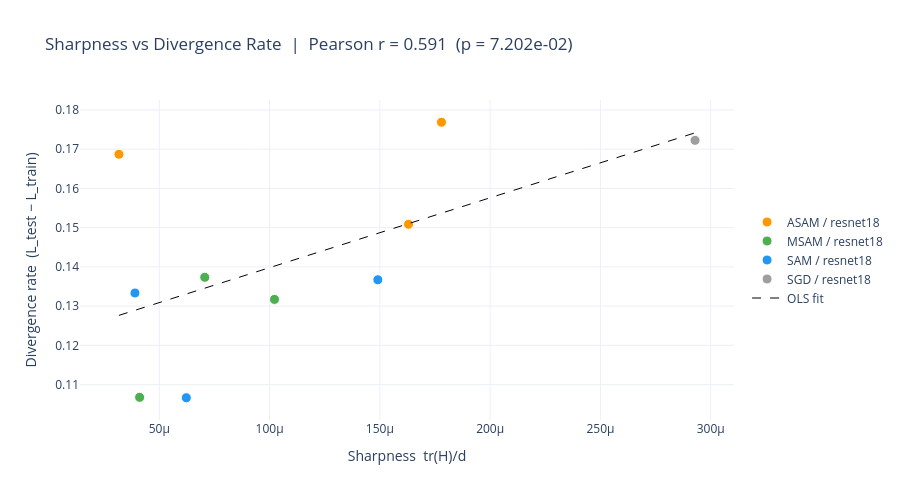

The cell this chart's notebook holds for it:
### Markdown cell above
### Pearson correlation — Sharpness vs Divergence Rate

We test whether the Hutchinson sharpness estimate $\text{tr}(H)/d$ is correlated with the divergence rate $\delta = \mathcal{L}_{test} - \mathcal{L}_{train}$ across all optimizer/ρ configurations.
Each point represents one (optimizer, ρ, α) config averaged over seeds.

### Code cell
from scipy import stats

SHARPNESS_PATHS = {
    "resnet18": RESULTS_DIR / "resnet18/experiments/flatness/resnet18/sharpness_all.json",
    "vit_b_32": RESULTS_DIR / "vit_b_32/experiments/flatness/vit_b_32/sharpness_all.json",
}


def build_sharpness_divergence_df(model: str) -> pd.DataFrame:
    sharpness    = json.loads(SHARPNESS_PATHS[model].read_text())
    reparam_data = json.loads(METRICS_PATHS[model]["reparam"].read_text())

    div_lookup = {
        (e["optimizer"], e["rho"], e["alpha"]): float(np.mean([s["test_loss"] - s["train_loss"] for s in e["per_seed"]]))
        for e in reparam_data
    }

    rows = []
    for key, sharp_val in sharpness.items():
        if "_alpha" not in key:
            continue
        opt, rest   = key.split("_rho", 1)
        rho_str, alpha_str = rest.split("_alpha", 1)
        div_val = div_lookup.get((opt, float(rho_str), float(alpha_str)))
        # if div_val is None:
        #     continue
        rows.append(dict(model=model, optimizer=opt, rho=float(rho_str), alpha=float(alpha_str),
                         sharpness=sharp_val, divergence_rate=div_val))
    return pd.DataFrame(rows)


def plot_pearson_sharpness_vs_divergence(models: list) -> None:
    dfs = []
    for m in models:
        try:
            dfs.append(build_sharpness_divergence_df(m))
        except FileNotFoundError as e:
            print(f"Skipping {m}: {e}")
    if not dfs:
        print("No data found.")
        return

    df = pd.concat(dfs, ignore_index=True)
    r, p = stats.pearsonr(df["sharpness"], df["divergence_rate"])

    OPT_COLOR    = {"sgd": "#9E9E9E", "sam": "#2196F3", "asam": "#FF9800", "msam": "#4CAF50"}
    MODEL_SYMBOL = {"resnet18": "circle", "vit_b_32": "diamond"}

    fig = go.Figure()
    for (opt, mdl), grp in df.groupby(["optimizer", "model"]):
        fig.add_trace(go.Scatter(
            x=grp["sharpness"], y=grp["divergence_rate"], mode="markers",
            name=f"{opt.upper()} / {mdl}",
            marker=dict(color=OPT_COLOR.get(opt, "gray"), symbol=MODEL_SYMBOL.get(mdl, "circle"),
                        size=10, line=dict(width=1, color="white")),
            text=[f"ρ={row.rho}" for row in grp.itertuples()],
            hovertemplate="<b>%{text}</b><br>Sharpness: %{x:.2e}<br>Divergence: %{y:.4f}<extra>%{fullData.name}</extra>",
        ))

    x_range = np.linspace(df["sharpness"].min(), df["sharpness"].max(), 100)
    slope, intercept, *_ = stats.linregress(df["sharpness"], df["divergence_rate"])
    fig.add_trace(go.Scatter(
        x=x_range.tolist(), y=(slope * x_range + intercept).tolist(),
        mode="lines", name="OLS fit", line=dict(color="black", dash="dash", width=1),
    ))

    fig.update_layout(
        title=f"Sharpness vs Divergence Rate  |  Pearson r = {r:.3f}  (p = {p:.3e})",
        xaxis_title="Sharpness  tr(H)/d", yaxis_title="Divergence rate  (L_test − L_train)",
        height=500, template="plotly_white",
        legend=dict(orientation="v", xanchor="left", x=1.02, yanchor="middle", y=0.5),
    )
    fig.show()
    print(f"Pearson r = {r:.4f},  p-value = {p:.4e},  n = {len(df)}")


plot_pearson_sharpness_vs_divergence(["resnet18", "vit_b_32"])

### Figure 1 — Plotly figure (JSON) as saved in the notebook; plotly's stock layout.template omitted (floating-point values rounded to 4 significant figures)
{"data": [{"hovertemplate": "<b>%{text}</b><br>Sharpness: %{x:.2e}<br>Divergence: %{y:.4f}<extra>%{fullData.name}</extra>", "marker": {"color": "#FF9800", "line": {"color": "white", "width": 1}, "size": 10, "symbol": "circle"}, "mode": "markers", "name": "ASAM / resnet18", "text": ["ρ=0.05", "ρ=0.1", "ρ=0.5"], "type": "scatter", "x": [0.0001779, 3.171e-05, 0.000163], "y": [0.1769, 0.1687, 0.1509]}, {"hovertemplate": "<b>%{text}</b><br>Sharpness: %{x:.2e}<br>Divergence: %{y:.4f}<extra>%{fullData.name}</extra>", "marker": {"color": "#4CAF50", "line": {"color": "white", "width": 1}, "size": 10, "symbol": "circle"}, "mode": "markers", "name": "MSAM / resnet18", "text": ["ρ=0.05", "ρ=0.1", "ρ=0.5"], "type": "scatter", "x": [7.061e-05, 0.0001022, 4.108e-05], "y": [0.1373, 0.1317, 0.1068]}, {"hovertemplate": "<b>%{text}</b><br>Sharpness: %{x:.2e}<br>Divergence: %{y:.4f}<extra>%{fullData.name}</extra>", "marker": {"color": "#2196F3", "line": {"color": "white", "width": 1}, "size": 10, "symbol": "circle"}, "mode": "markers", "name": "SAM / resnet18", "text": ["ρ=0.05", "ρ=0.1", "ρ=0.5"], "type": "scatter", "x": [0.0001491, 3.897e-05, 6.225e-05], "y": [0.1367, 0.1333, 0.1067]}, {"hovertemplate": "<b>%{text}</b><br>Sharpness: %{x:.2e}<br>Divergence: %{y:.4f}<extra>%{fullData.name}</extra>", "marker": {"color": "#9E9E9E", "line": {"color": "white", "width": 1}, "size": 10, "symbol": "circle"}, "mode": "markers", "name": "SGD / resnet18", "text": ["ρ=0.0"], "type": "scatter", "x": [0.0002929], "y": [0.1722]}, {"line": {"color": "black", "dash": "dash", "width": 1}, "mode": "lines", "name": "OLS fit", "type": "scatter", "x": [3.171e-05, 3.435e-05, 3.698e-05, 3.962e-05, 4.226e-05, 4.49e-05, 4.754e-05, 5.018e-05, 5.282e-05, 5.545e-05, 5.809e-05, 6.073e-05, 6.337e-05, 6.601e-05, 6.865e-05, 7.128e-05, 7.392e-05, 7.656e-05, 7.92e-05, 8.184e-05, 8.448e-05, 8.711e-05, 8.975e-05, 9.239e-05, 9.503e-05, 9.767e-05, 0.0001003, 0.0001029, 0.0001056, 0.0001082, 0.0001109, 0.0001135, 0.0001161, 0.0001188, 0.0001214, 0.0001241, 0.0001267, 0.0001293, 0.000132, 0.0001346, 0.0001372, 0.0001399, 0.0001425, 0.0001452, 0.0001478, 0.0001504, 0.0001531, 0.0001557, 0.0001584, 0.000161, 0.0001636, 0.0001663, 0.0001689, 0.0001715, 0.0001742, 0.0001768, 0.0001795, 0.0001821, 0.0001847, 0.0001874, 0.00019, 0.0001927, 0.0001953, 0.0001979, 0.0002006, 0.0002032, 0.0002058, 0.0002085, 0.0002111, 0.0002138, 0.0002164, 0.000219, 0.0002217, 0.0002243, 0.000227, 0.0002296, 0.0002322, 0.0002349, 0.0002375, 0.0002401, 0.0002428, 0.0002454, 0.0002481, 0.0002507, 0.0002533, 0.000256, 0.0002586, 0.0002613, 0.0002639, 0.0002665, 0.0002692, 0.0002718, 0.0002744, 0.0002771, 0.0002797, 0.0002824, 0.000285, 0.0002876, 0.0002903, 0.0002929], "y": [0.1277, 0.1281, 0.1286, 0.1291, 0.1295, 0.13, 0.1305, 0.1309, 0.1314, 0.1319, 0.1323, 0.1328, 0.1333, 0.1338, 0.1342, 0.1347, 0.1352, 0.1356, 0.1361, 0.1366, 0.137, 0.1375, 0.138, 0.1385, 0.1389, 0.1394, 0.1399, 0.1403, 0.1408, 0.1413, 0.1417, 0.1422, 0.1427, 0.1432, 0.1436, 0.1441, 0.1446, 0.145, 0.1455, 0.146, 0.1464, 0.1469, 0.1474, 0.1479, 0.1483, 0.1488, 0.1493, 0.1497, 0.1502, 0.1507, 0.1511, 0.1516, 0.1521, 0.1526, 0.153, 0.1535, 0.154, 0.1544, 0.1549, 0.1554, 0.1558, 0.1563, 0.1568, 0.1572, 0.1577, 0.1582, 0.1587, 0.1591, 0.1596, 0.1601, 0.1605, 0.161, 0.1615, 0.1619, 0.1624, 0.1629, 0.1634, 0.1638, 0.1643, 0.1648, 0.1652, 0.1657, 0.1662, 0.1666, 0.1671, 0.1676, 0.1681, 0.1685, 0.169, 0.1695, 0.1699, 0.1704, 0.1709, 0.1713, 0.1718, 0.1723, 0.1728, 0.1732, 0.1737, 0.1742]}], "layout": {"height": 500, "legend": {"orientation": "v", "x": 1.02, "xanchor": "left", "y": 0.5, "yanchor": "middle"}, "title": {"text": "Sharpness vs Divergence Rate  |  Pearson r = 0.591  (p = 7.202e-02)"}, "xaxis": {"title": {"text": "Sharpness  tr(H)/d"}}, "yaxis": {"title": {"text": "Divergence rate  (L_test − L_train)"}}}}
